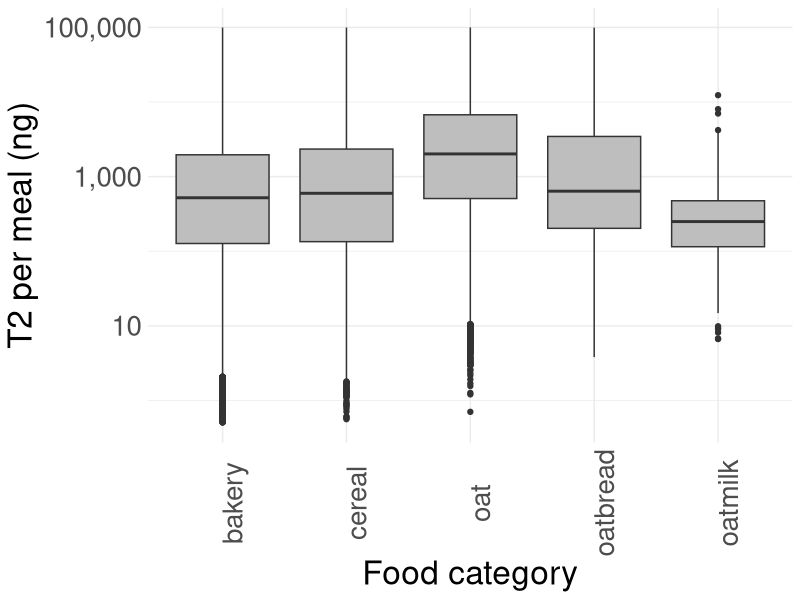
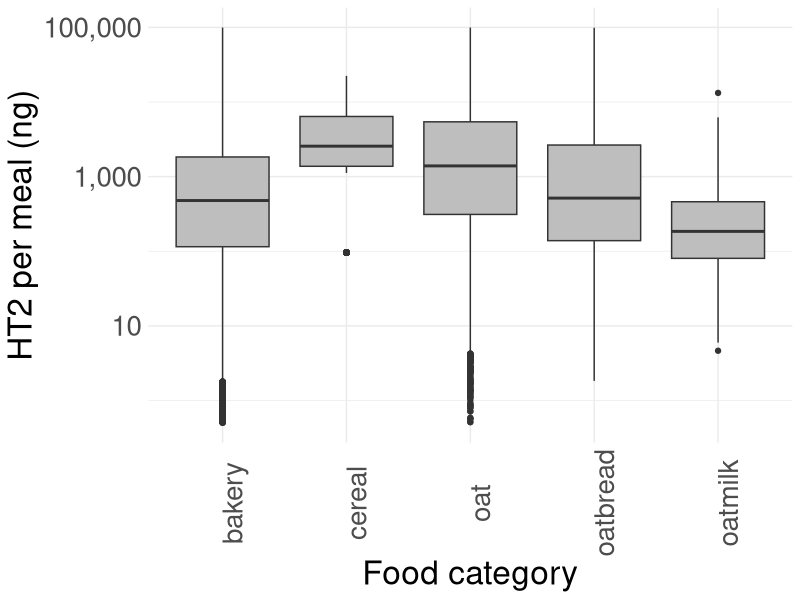
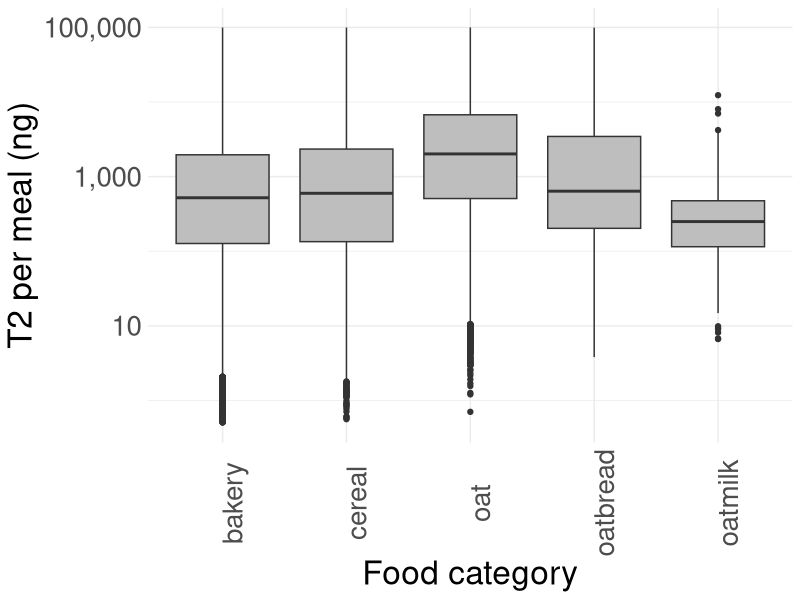
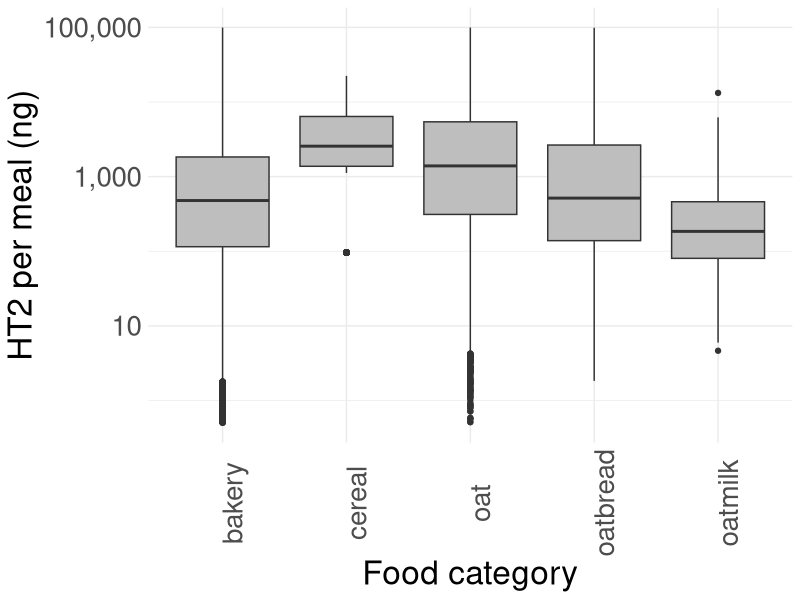

Reproduce these figures in R, in order.
## ---- chunk 1
knitr::opts_chunk$set(
  comment = "#>", echo = TRUE, warning = FALSE, error = FALSE, message = FALSE, fig.width = 6)
## ---- chunk 2
#install.packages("xfun")

library(writexl)
library(plyr)
library(openxlsx)
library(tidyverse)
library(fitdistrplus)
library(ggridges)
library(flextable)

## ---- chunk 3

HOME <- "C:/Users/TRHU/Documents/R/T2_HT_2"
setwd(HOME)

## ---- chunk 4

newday <- file.path('C:/Users/TRHU/Documents/R/T2_HT_2/Results', Sys.Date())
dir.create(newday)

## ---- chunk 5
ID <- read_csv2("../Data/Selected_ID.csv") # The IDs in EuroMix selected for the T2/HT2 project
Consumption <- read_csv2("../Data/Consumption_dummy.csv", locale = locale(encoding = "UTF-8"))
Occurance_NO_2015 <- read_delim("../Data/Occurance_NO_2015.csv") # Occurrence from 2015 to 2023
Occurance_NO_2008to10 <- read_delim("../Data/PAD_2023_049_T2_HT2_NO only.csv")

## ---- chunk 6
##### IMPORTANT
Sys.setlocale(locale='no_NB.utf8')

## ---- chunk 7
# Create a function to convert all columns to UTF-8 encoding,
# dropping any characters that can't be converted.
f_df_convert_utf8 <- function(df_data){

  # Convert all character columns to UTF-8
  # Source: https://stackoverflow.com/questions/54633054/dbidbwritetable-invalid-multibyte-string
  df_data[,sapply(df_data,is.character)] <- sapply(
    df_data[,sapply(df_data,is.character)],
    iconv,"WINDOWS-1252","UTF-8",sub = "")
  
  return(df_data)
}

## ---- chunk 8

f_lognorm_Loc <- function(x){
  log(
    x$mean^2/sqrt(x$sd^2+x$mean^2)
  )
  
}


f_lognorm_shape <- function(x){
  sqrt(
    log(
      1 + x$sd^2/x$mean^2
    )
  )
}
## ---- chunk 9
f_summ <-function(x){
  x %>%
  dplyr::summarise(
    N = n(),
    mean = mean(value, na.rm=TRUE),
    sd=sd(value, na.rm=TRUE)
  )
}  
## ---- chunk 10


#-----------------------------------------------------------------------------------
# never introduce a local variable with the same name as an input variable
# just define x as list with length equal to nrow(y)
# combine all elements of list with unlist(.)
# carefully check your indexing; R is very sloppy in this respect
#-----------------------------------------------------------------------------------


f_conc_grain <- function(y){
   x <- vector("list", length = nrow(y))
  for(i in 1:nrow(y)){
    set.seed(123)
    x[[i]] <- rlnorm(n=y$sample_size[i], y$mu[i], y$var[i])
  }
  x <- unlist(x)
  x <- list(name = 1:length(x), value = x)
  x <- as_tibble(x)
  x <- f_summ(x) # make summary data
  x$Loc <- f_lognorm_Loc(x) # Location parameter for the log normal distribution
  x$shape <- f_lognorm_shape(x) # Shape parameter for the log normal distribution
  return(x)
}

## ---- chunk 11
f_MC_bakery <- function(y){ # T2/HT2 (ng) concentration in g bakery
  set.seed(123)
  MC <- y$N
  x <- array(dim = c(nrow(y),1,MC))
  for (u in 1:MC){
    for(i in 1:nrow(y)){
      x[i,1,u] <- (0.746 * rlnorm(n=1,y$Loc[i], y$shape[i])) # Uses T2/HT2 cons in whole grain also for ground wheat due to lack of data
  }
 }
  return(x)
}

f_MC_oatbread <- function(y, z){ # T2/HT2 (ng) concentration in g oatbread
  set.seed(123)
  MC <- y$N
  x <- array(dim = c(nrow(y),1,MC))
  for (u in 1:MC){
    for(i in 1:nrow(y)){
      x[i,1,u] <- (0.381 * rlnorm(n=1,y$Loc[i], y$shape[i]) + 0.381 * rlnorm(n=1,z$Loc[i], z$shape[i])) # Uses T2/HT2 cons in whole grain also for ground wheat due to lack of data
  }
 }
  return(x)
}

## ---- chunk 12
f_MC_cereal <- function(y, z){ # T2/HT2 (ng) concentration in g cereal, y is cons in oat, and z is conc in wheat_rye
  set.seed(123)
  MC <- y$N
  x <- array(dim = c(nrow(y),1,MC))
  for (u in 1:MC){
    for(i in 1:nrow(y)){
      x[i,1,u] <- (0.3 * rlnorm(n=1,y$Loc[i], y$shape[i]) + 0.6 * rlnorm(n=1,z$Loc[i], z$shape[i])) # Uses T2/HT2 cons in whole grain also for ground wheat due to lack of data
  }
 }
  return(x)
}

## ---- chunk 13
f_MC_oatmilk <- function(y){ # T2/HT2 (ng) concentration in g oatmilk, y is cons in oat
  set.seed(123)
  MC <- y$N
  x <- array(dim = c(nrow(y),1,MC))
  for (u in 1:MC){
    for(i in 1:nrow(y)){
      x[i,1,u] <- (0.1 * rlnorm(n=1,y$Loc[i], y$shape[i])) # Uses T2/HT2 cons in whole grain also for ground wheat due to lack of data
  }
 }
  return(x)
}

## ---- chunk 14
f_MC_Sim <- function(x,y){
  x$Loc <- y$Loc[match(x$foodcat, y$foodcat)] # Identify the right Loc and shape parameter for the food category
  x$shape <- y$shape[match(x$foodcat, y$foodcat)]
  
  MC <- replicate(1000, x$Amount*
                    rlnorm(n=105,x$Loc, x$shape), simplify = FALSE)
  
  df_MC <- as.data.frame(do.call(cbind, MC))
  x <- cbind(x, df_MC)
  
  return(x)
  }

## ---- chunk 15
ID_day1 <- ID[ID$Day==1,]
ID_day2 <- ID[ID$Day==2,]

## ---- chunk 16

# Use the function f_df_convert_utf8 to be able to read Norwegian letters, æ, ø, and å
Consumption <- f_df_convert_utf8(Consumption)
Consumption <- Consumption %>% dplyr::select(-Food_nr)

Consumption_day1 <- Consumption[Consumption$Day==1,] # Separate consumption for day 1 and day 2
Consumption_day2 <- Consumption[Consumption$Day==2,]

# Select the IDs included in the T2/HT2 project

Consumption_day1 <- Consumption_day1[Consumption_day1$Idkode %in% ID_day1$IDkode,]
Consumption_day2 <- Consumption_day2[Consumption_day2$Idkode %in% ID_day2$IDkode,]

Consumption_T2 <- rbind(Consumption_day1, Consumption_day2)

## ---- chunk 17

cereals <- c("(?i)Havrefras", "(?i)Crusli", "(?i)mysli", "(?i)frokost", "(?i)cornflakes", "(?i)4-korn") 
cereal <- Consumption_T2[str_detect(Consumption_T2$Name, paste(cereals, collapse = "|")),]
Consumption_T2 <- Consumption_T2[!str_detect(Consumption_T2$Name, paste(cereals, collapse = "|")),]
cereal$foodcat <- "cereal"


oat <- c("(?i)havregryn", "(?i)havremel")
oat <- Consumption_T2[str_detect(Consumption_T2$Name, paste(oat, collapse = "|")),]
Consumption_T2 <- Consumption_T2[!str_detect(Consumption_T2$Name, paste(oat, collapse = "|")),]

oatmilk <- oat[str_detect(oat$Name, "(?i)melk"),]
oatmilk$foodcat <- "oatmilk"
Consumption <- rbind(cereal, oatmilk)

oat <- oat[!str_detect(oat$Name, "(?i)melk"),]
oat$foodcat <- "oat"
Consumption <- rbind(Consumption, oat)

oat <- Consumption_T2[str_detect(Consumption_T2$Name, "(?i)havr"),] # Extract food with oat
Consumption_T2 <- Consumption_T2[!str_detect(Consumption_T2$Name, "(?i)havr"),]
oatbread <- oat[str_detect(oat$Name, "(?i)brød"),] # Extract the bread with oat
oatbread$foodcat <- "oatbread"
Consumption <- rbind(Consumption, oatbread)
oat <- oat[!str_detect(oat$Name, "(?i)brød"),]


bakery_fine <- c("(?i)rundst", "(?i)boll", "(?i)tortilla", "(?i)hamburgerbrød", "(?i)polarbrød", "(?i)brød", "(?i)knekkebr", "(?i)rug sammalt", "(?i)hvete")
bakery <- Consumption_T2[str_detect(Consumption_T2$Name, paste(bakery_fine, collapse = "|")),]
Consumption_T2 <- Consumption_T2[!str_detect(Consumption_T2$Name, paste(bakery_fine, collapse = "|")),]
bakery$foodcat <- "bakery"
Consumption <- rbind(Consumption, bakery)

Consumption <- Consumption %>% arrange(Idkode, Meal) # arrange the file after ID and meals
Consumption$Amount <- as.numeric(Consumption$Amount)
## ---- chunk 18
Occurance_NO_2008 <- Occurance_NO_2008to10 %>% dplyr::select(c("PARAMTEXT", "ANMATCODE_BASE_ID", "RESVAL", "RESLOD", "RESLOQ")) # Select relevant coloumns

colnames(Occurance_NO_2008) <- c("type", "FoodEx", "value", "RESLOD", "RESLOQ") # Change coloumn names

# Make a new column called raw wih the name of the food/grain in that row
Occurance_NO_2008 <- Occurance_NO_2008 %>%
  mutate(raw = case_when(
    str_detect(str_to_lower(FoodEx), "oat") ~ "oat",
    str_detect(str_to_lower(FoodEx), "wheat") ~ "wheat",
    TRUE ~ NA_character_  # eller "ukjent" hvis du vil ha en verdi
  ))

# Wheat
#--------------

Occurance_NO_2008_wheat_flour <- Occurance_NO_2008 %>% filter(str_detect(FoodEx, "flour"))

# Merge the values from LOD and LOQ into a new coloumn
Occurance_NO_2008_wheat_flour <- Occurance_NO_2008_wheat_flour %>%
  mutate(LOD_Q = if_else(is.na(RESLOD), RESLOQ, RESLOD))

# Replace the NA's with half LOD or LOQ, medium bound

Occurance_NO_2008_wheat_flour <- Occurance_NO_2008_wheat_flour %>%
  mutate(value = case_when(
    is.na(value) & !is.na(LOD_Q) ~ LOD_Q / 2,
    TRUE ~ value
  ))



Occurance_NO_2008_bran <- Occurance_NO_2008 %>% filter(str_detect(FoodEx, "bran")) # bran are wheat grain

# Merge the values from LOD and LOQ
Occurance_NO_2008_bran <- Occurance_NO_2008_bran %>%
  mutate(LOD_Q = if_else(is.na(RESLOD), RESLOQ, RESLOD))

# Replace the NA's with LOD or LOQ, medium bound

Occurance_NO_2008_bran <- Occurance_NO_2008_bran %>%
  mutate(value = case_when(
    is.na(value) & !is.na(LOD_Q) ~ LOD_Q / 2,
    TRUE ~ value
  ))




# Oat
#--------

Occurance_NO_2008_oat <- Occurance_NO_2008 %>% filter(str_detect(FoodEx, "oat"))

# Merge the values from LOD and LOQ
Occurance_NO_2008_oat <- Occurance_NO_2008_oat %>%
  mutate(LOD_Q = if_else(is.na(RESLOD), RESLOQ, RESLOD))

# Replace the NA's with LOD or LOQ, medium bound

Occurance_NO_2008_oat <- Occurance_NO_2008_oat %>%
  mutate(value = case_when(
    is.na(value) & !is.na(LOD_Q) ~ LOD_Q / 2,
    TRUE ~ value
  ))



## ---- chunk 19
# Occurance_NO_2015 <- Occurance_NO_2015to23 %>% dplyr::select(c("PARAMCODE_BASE_ID", "ANMATCODE_BASE_ID", "RESVAL", "RESLOD", "RESLOQ"))
# Occurance_NO_2015 <- Occurance_NO_2015 %>% filter(str_detect(PARAMCODE_BASE_ID, c("T-2|HT-2"))) # select for the T-2 and HT-2 toxin
# 
# write.xlsx(Occurance_NO_2015,
#            file = file.path(newday, "Occurance_NO_2015.xlsx"),
#            colNames = TRUE, borders = "rows"
# )




colnames(Occurance_NO_2015) <- c("type", "FoodEx", "value", "RESLOD", "RESLOQ") # Change column names

# Make a new column called raw with the name of the food/grain in that row
Occurance_NO_2015 <- Occurance_NO_2015 %>%
  mutate(raw = case_when(
    str_detect(str_to_lower(FoodEx), "oat") ~ "oat",
    str_detect(str_to_lower(FoodEx), "wheat") ~ "wheat",
    str_detect(str_to_lower(FoodEx), "rye") ~ "rye",
    str_detect(str_to_lower(FoodEx), "cereal") ~ "cereal",
    TRUE ~ NA_character_  # eller "ukjent" hvis du vil ha en verdi
  ))

# Change the punctuation mark from comma to full stop 
Occurance_NO_2015$value <- gsub(",", ".", Occurance_NO_2015$value)
Occurance_NO_2015$RESLOD <- gsub(",", ".", Occurance_NO_2015$RESLOD)
Occurance_NO_2015$RESLOQ <- gsub(",", ".", Occurance_NO_2015$RESLOQ)

Occurance_NO_2015 <- Occurance_NO_2015 %>%  mutate(across(c(value, RESLOD, RESLOQ), as.numeric))

# Wheat
#--------------

Occurance_NO_2015_wheat <- Occurance_NO_2015 %>% filter(str_detect(FoodEx, "Wheat"))

# Merge the values from LOD and LOQ
Occurance_NO_2015_wheat <- Occurance_NO_2015_wheat %>%
  mutate(LOD_Q = if_else(is.na(RESLOD), RESLOQ, RESLOD))

# Replace the NA's with LOD or LOQ, medium bound

Occurance_NO_2015_wheat <- Occurance_NO_2015_wheat %>%
  mutate(value = case_when(
    is.na(value) & !is.na(LOD_Q) ~ LOD_Q / 2,
    TRUE ~ value
  ))


# check if cereals has any positive analyses

Occurance_NO_2015_cereal <- Occurance_NO_2015 %>% filter(str_detect(FoodEx, "Cereals"))

# Merge the values from LOD and LOQ
Occurance_NO_2015_cereal <- Occurance_NO_2015_cereal %>%
  mutate(LOD_Q = if_else(is.na(RESLOD), RESLOQ, RESLOD))

# Replace the NA's with LOD or LOQ, medium bound

Occurance_NO_2015_cereal <- Occurance_NO_2015_cereal %>%
  mutate(value = case_when(
    is.na(value) & !is.na(LOD_Q) ~ LOD_Q / 2,
    TRUE ~ value
  ))



# check for the positive analyses in oat

Occurance_NO_2015_oat <- Occurance_NO_2015 %>% filter(str_detect(FoodEx, "Oat"))

# Merge the values from LOD and LOQ
Occurance_NO_2015_oat <- Occurance_NO_2015_oat %>%
  mutate(LOD_Q = if_else(is.na(RESLOD), RESLOQ, RESLOD))

# Replace the NA's with LOD or LOQ, medium bound

Occurance_NO_2015_oat <- Occurance_NO_2015_oat %>%
  mutate(value = case_when(
    is.na(value) & !is.na(LOD_Q) ~ LOD_Q / 2,
    TRUE ~ value
  ))



## ---- chunk 20
# Combine the data for wheat flour and wheat bran  for 2008-2010

Occurance_NO_2008_wheat <- rbind(Occurance_NO_2008_wheat_flour, Occurance_NO_2008_bran)

# Combine all data for 2008-2010 and 2015-2023

Occurance_NO_wheat <- rbind(Occurance_NO_2008_wheat, Occurance_NO_2015_wheat)
Occurance_NO_oat <- rbind(Occurance_NO_2008_oat, Occurance_NO_2015_oat)
Occurance_NO_cereal <- Occurance_NO_2015_cereal


## ---- chunk 21

#T-2
Occurance_NO_wheat_T2 <- Occurance_NO_wheat %>% filter(type == "T-2"|type == "T-2 toxin")
Occurance_NO_wheat_T2 <- Occurance_NO_wheat_T2 %>% dplyr::select(!c("FoodEx"))

conc_t2_wheat_sum <- f_summ(Occurance_NO_wheat_T2)
conc_t2_wheat_sum$Loc <- f_lognorm_Loc(conc_t2_wheat_sum)
conc_t2_wheat_sum$shape <- f_lognorm_shape(conc_t2_wheat_sum)

Occurance_NO_oat_T2 <- Occurance_NO_oat %>% filter(type == "T-2"|type == "T-2 toxin")
Occurance_NO_oat_T2 <- Occurance_NO_oat_T2 %>% dplyr::select(!c("FoodEx"))

conc_t2_oat_sum <- f_summ(Occurance_NO_oat_T2)
conc_t2_oat_sum$Loc <- f_lognorm_Loc(conc_t2_oat_sum)
conc_t2_oat_sum$shape <- f_lognorm_shape(conc_t2_oat_sum)
conc_t2_oat_sum$foodcat <- "oat"

Occurance_NO_cereal_T2 <- Occurance_NO_cereal %>% filter(type == "T-2"|type == "T-2 toxin")
Occurance_NO_cereal_T2 <- Occurance_NO_cereal_T2 %>% dplyr::select(!c("FoodEx"))

conc_t2_cereal_sum <- f_summ(Occurance_NO_cereal_T2)
conc_t2_cereal_sum$Loc <- f_lognorm_Loc(conc_t2_cereal_sum)
conc_t2_cereal_sum$shape <- f_lognorm_shape(conc_t2_cereal_sum)
conc_t2_cereal_sum$foodcat <- "cereal"

#HT-2
Occurance_NO_wheat_HT2 <- Occurance_NO_wheat %>% filter(type == "HT-2"|type == "HT-2 toxin")
Occurance_NO_wheat_HT2 <- Occurance_NO_wheat_HT2 %>% dplyr::select(!c("FoodEx"))

conc_ht2_wheat_sum <- f_summ(Occurance_NO_wheat_HT2)
conc_ht2_wheat_sum$Loc <- f_lognorm_Loc(conc_ht2_wheat_sum)
conc_ht2_wheat_sum$shape <- f_lognorm_shape(conc_ht2_wheat_sum)

Occurance_NO_oat_HT2 <- Occurance_NO_oat %>% filter(type == "HT-2"|type == "HT-2 toxin")
Occurance_NO_oat_HT2 <- Occurance_NO_oat_HT2 %>% dplyr::select(!c("FoodEx"))

conc_ht2_oat_sum <- f_summ(Occurance_NO_oat_HT2)
conc_ht2_oat_sum$Loc <- f_lognorm_Loc(conc_ht2_oat_sum)
conc_ht2_oat_sum$shape <- f_lognorm_shape(conc_ht2_oat_sum)
conc_ht2_oat_sum$foodcat <- "oat"

Occurance_NO_cereal_HT2 <- Occurance_NO_cereal %>% filter(type == "HT-2"|type == "HT-2 toxin")
Occurance_NO_cereal_HT2 <- Occurance_NO_cereal_HT2 %>% dplyr::select(!c("FoodEx"))

conc_ht2_cereal_sum <- f_summ(Occurance_NO_cereal_HT2)
conc_ht2_cereal_sum$Loc <- f_lognorm_Loc(conc_ht2_cereal_sum)
conc_ht2_cereal_sum$shape <- f_lognorm_shape(conc_ht2_cereal_sum)
conc_ht2_cereal_sum$foodcat <- "cereal"


## ---- chunk 22
# T2
bakery_t2 <- f_MC_bakery(conc_t2_wheat_sum)
bakery_t2 <- as_tibble(bakery_t2[1,1,])
conc_t2_bakery_sum <- f_summ(bakery_t2)
conc_t2_bakery_sum$Loc <- f_lognorm_Loc(conc_t2_bakery_sum)
conc_t2_bakery_sum$shape <- f_lognorm_shape(conc_t2_bakery_sum)
conc_t2_bakery_sum$foodcat <- "bakery"

# HT2
bakery_ht2 <- f_MC_bakery(conc_ht2_wheat_sum)
bakery_ht2 <- as_tibble(bakery_ht2[1,1,])
conc_ht2_bakery_sum <- f_summ(bakery_ht2)
conc_ht2_bakery_sum$Loc <- f_lognorm_Loc(conc_ht2_bakery_sum)
conc_ht2_bakery_sum$shape <- f_lognorm_shape(conc_ht2_bakery_sum)
conc_ht2_bakery_sum$foodcat <- "bakery"

## ---- chunk 23
# T2
oatbread_t2 <- f_MC_oatbread(conc_t2_wheat_sum, conc_t2_oat_sum)
oatbread_t2 <- as_tibble(oatbread_t2[1,1,])
conc_t2_oatbread_sum <- f_summ(oatbread_t2)
conc_t2_oatbread_sum$Loc <- f_lognorm_Loc(conc_t2_oatbread_sum)
conc_t2_oatbread_sum$shape <- f_lognorm_shape(conc_t2_oatbread_sum)
conc_t2_oatbread_sum$foodcat <- "oatbread"

# HT2
oatbread_ht2 <- f_MC_oatbread(conc_ht2_wheat_sum, conc_ht2_oat_sum)
oatbread_ht2 <- as_tibble(oatbread_ht2[1,1,])
conc_ht2_oatbread_sum <- f_summ(oatbread_ht2)
conc_ht2_oatbread_sum$Loc <- f_lognorm_Loc(conc_ht2_oatbread_sum)
conc_ht2_oatbread_sum$shape <- f_lognorm_shape(conc_ht2_oatbread_sum)
conc_ht2_oatbread_sum$foodcat <- "oatbread"


## ---- chunk 24
# T2
oatmilk_t2 <- f_MC_oatmilk( conc_t2_oat_sum)
oatmilk_t2 <- as_tibble(oatmilk_t2[1,1,])
conc_t2_oatmilk_sum <- f_summ(oatmilk_t2)
conc_t2_oatmilk_sum$Loc <- f_lognorm_Loc(conc_t2_oatmilk_sum)
conc_t2_oatmilk_sum$shape <- f_lognorm_shape(conc_t2_oatmilk_sum)
conc_t2_oatmilk_sum$foodcat <- "oatmilk"

# HT2
oatmilk_ht2 <- f_MC_oatmilk(conc_ht2_oat_sum)
oatmilk_ht2 <- as_tibble(oatmilk_ht2[1,1,])
conc_ht2_oatmilk_sum <- f_summ(oatmilk_ht2)
conc_ht2_oatmilk_sum$Loc <- f_lognorm_Loc(conc_ht2_oatmilk_sum)
conc_ht2_oatmilk_sum$shape <- f_lognorm_shape(conc_ht2_oatmilk_sum)
conc_ht2_oatmilk_sum$foodcat <- "oatmilk"

## ---- chunk 25
# T2
concentration_foodcat_t2 <- rbind(conc_t2_oat_sum, conc_t2_bakery_sum)
concentration_foodcat_t2 <- rbind(concentration_foodcat_t2, conc_t2_oatbread_sum)
concentration_foodcat_t2 <- rbind(concentration_foodcat_t2, conc_t2_cereal_sum)
concentration_foodcat_t2 <- rbind(concentration_foodcat_t2, conc_t2_oatmilk_sum)

# HT2
concentration_foodcat_ht2 <- rbind(conc_ht2_oat_sum, conc_ht2_bakery_sum)
concentration_foodcat_ht2 <- rbind(concentration_foodcat_ht2, conc_ht2_oatbread_sum)
concentration_foodcat_ht2 <- rbind(concentration_foodcat_ht2, conc_ht2_cereal_sum)
concentration_foodcat_ht2 <- rbind(concentration_foodcat_ht2, conc_ht2_oatmilk_sum)

## ---- chunk 26
# T2
Exposure_T2 <- f_MC_Sim(Consumption, concentration_foodcat_t2)
Exposure_T2 <- Exposure_T2 %>% dplyr::select(Idkode, Day, Time, foodcat, V1:V1000)

# HT2
Exposure_HT2 <- f_MC_Sim(Consumption, concentration_foodcat_ht2)
Exposure_HT2 <- Exposure_HT2 %>% dplyr::select(Idkode, Day, Time, foodcat, V1:V1000)
## ---- chunk 27
# T2
Exposure_T2_sum <- Exposure_T2
Exposure_T2_sum$mean <- rowMeans(Exposure_T2_sum[,5:1004])
Exposure_T2_sum$P95 <- apply(Exposure_T2_sum[,5:1004],1, quantile, probs = 0.95, na.rm = TRUE)
Exposure_T2_sum <- Exposure_T2_sum %>% dplyr::select("Day", "Time", "foodcat", "mean", "P95")


set_flextable_defaults(font.size = 9, theme_fun = theme_vanilla)
Exposure_T2_sum %>% 
  flextable() %>% 
  colformat_double(digits = 0)

# HT2
Exposure_HT2_sum <- Exposure_HT2
Exposure_HT2_sum$mean <- rowMeans(Exposure_HT2_sum[,5:1004])
Exposure_HT2_sum$P95 <- apply(Exposure_HT2_sum[,5:1004],1, quantile, probs = 0.95, na.rm = TRUE)
Exposure_HT2_sum <- Exposure_HT2_sum %>% dplyr::select("Day", "Time", "foodcat", "mean", "P95")


set_flextable_defaults(font.size = 9, theme_fun = theme_vanilla)
Exposure_HT2_sum %>% 
  flextable() %>% 
  colformat_double(digits = 0)
## ---- chunk 28
write.xlsx(Exposure_T2,
           file = file.path(newday, "Exposure_T2.xlsx"),
           colNames = TRUE, borders = "rows"
)

write.xlsx(Exposure_HT2,
           file = file.path(newday, "Exposure_HT2.xlsx"),
           colNames = TRUE, borders = "rows"
)
## ---- chunk 29

# T2
Exp_T2_plot <- Exposure_T2 %>% dplyr::select(Idkode, foodcat, V1:V1000)
Exp_T2_plot <- Exp_T2_plot %>% tidyr::pivot_longer(cols = c(contains("V")), names_to = "T2",
                                                   values_to = "value")


# HT2
Exp_HT2_plot <- Exposure_HT2 %>% dplyr::select(Idkode, foodcat, V1:V1000)
Exp_HT2_plot <- Exp_HT2_plot %>% pivot_longer(cols = c(contains("V")), names_to = "HT2",
                                                   values_to = "value")

## ---- chunk 30

# T2
Plot_T2_meal <- ggplot(data = Exp_T2_plot, aes(y=value, x=foodcat)) +
  geom_boxplot(fill="grey")+
  theme_minimal()+
  scale_y_log10(limits=c(0.5,100000), labels = scales::comma)+
  theme(axis.text.x = element_text(angle = 90, size = 20), axis.title = element_text(size = 24),
        axis.text.y = element_text(size = 20),legend.position= "none")+
  xlab("Food category")+
  ylab("T2 per meal (ng)")
  #annotate("text", x=9, y=40, label="Diary", size=9)

Plot_T2_meal


ggsave(filename=file.path(newday, "Plot_T2_meal.jpeg"),
       device = NULL,
       width=NA,
       height=NA,
       units="mm")

# HT2
Plot_HT2_meal <- ggplot(data = Exp_HT2_plot, aes(y=value, x=foodcat)) +
  geom_boxplot(fill="grey")+
  theme_minimal()+
  scale_y_log10(limits=c(0.5,100000), labels = scales::comma)+
  theme(axis.text.x = element_text(angle = 90, size = 20), axis.title = element_text(size = 24),
        axis.text.y = element_text(size = 20),legend.position= "none")+
  xlab("Food category")+
  ylab("HT2 per meal (ng)")
  #annotate("text", x=9, y=40, label="Diary", size=9)

Plot_HT2_meal


ggsave(filename=file.path(newday, "Plot_HT2_meal.jpeg"),
       device = NULL,
       width=NA,
       height=NA,
       units="mm")
